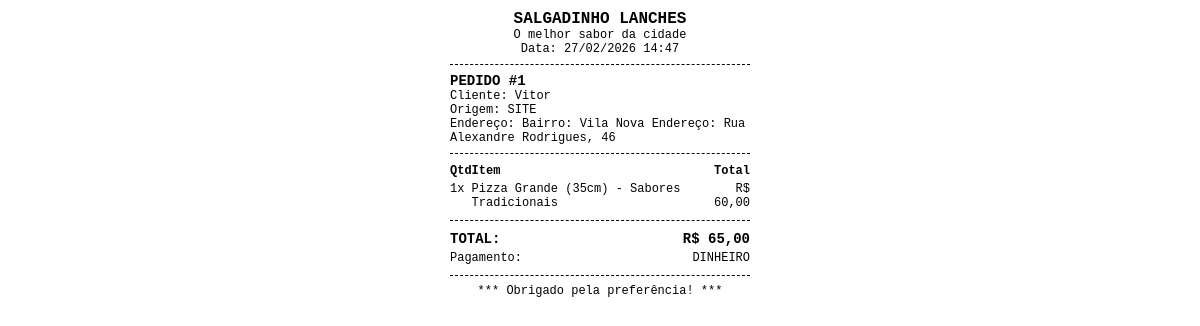
/imprimir/1/ (signed in), run on the app's committed database.
### core/models.py (models this page shows, shortened)
class Pedido(models.Model):
    STATUS_CHOICES = (
        ('AGUARDANDO_PAGAMENTO', 'Aguardando Pagamento'),
        ('NOVO', 'Novo Pedido'),
        ('CONFIRMADO', 'Confirmado/Cozinha'),
        ('PRONTO', 'Pronto para Retirada/Entrega'),
        ('EM_TRANSITO', 'Saiu para Entrega'),
        ('AGUARDANDO_CAIXA', 'Aguardando Pagamento na Mesa'),
        ('ENTREGUE', 'Finalizado'),
        ('CANCELADO', 'Cancelado'),
    )
    ORIGEM_CHOICES = (
        ('SITE', 'Site/App'),
        ('WHATSAPP', 'Bot WhatsApp'),
        ('MESA', 'Mesa (QR Code)'),
        ('BALCAO', 'Balcão/Caixa'),
    )
    TIPO_ENTREGA_CHOICES = [
        ('ENTREGA', 'Delivery'),
        ('RETIRADA', 'Retirada na Loja'),
        ('MESA', 'Servir na Mesa')
    ]
    restaurante = models.ForeignKey(Restaurante, on_delete=models.CASCADE)
    id_pedido = models.UUIDField(default=uuid.uuid4, editable=False)
    numero_diario = models.IntegerField('Senha do Dia', null=True, blank=True)
    origem = models.CharField(max_length=20, choices=ORIGEM_CHOICES)
    motoboy_lat = models.CharField(max_length=50, blank=True, null=True)
    motoboy_lng = models.CharField(max_length=50, blank=True, null=True)
    cliente_nome = models.CharField(max_length=100, blank=True)
    cliente_whatsapp = models.CharField(max_length=20, blank=True)
    endereco_entrega = models.TextField(blank=True)
    mesa = models.ForeignKey(Mesa, on_delete=models.SET_NULL, null=True, blank=True)
    entregador = models.ForeignKey(Entregador, on_delete=models.SET_NULL, null=True, blank=True)
    link_rastreio = models.URLField(blank=True, null=True)
    status = models.CharField(max_length=20, choices=STATUS_CHOICES, default='NOVO')
    forma_pagamento = models.CharField(max_length=50, blank=True)
    total = models.DecimalField(max_digits=10, decimal_places=2, default=0.00)
    taxa_entrega = models.DecimalField(max_digits=6, decimal_places=2, default=0.00)
    tipo_entrega = models.CharField(max_length=20, choices=TIPO_ENTREGA_CHOICES, default='ENTREGA')
    criado_em = models.DateTimeField(auto_now_add=True)
    atualizado_em = models.DateTimeField(auto_now=True)

class ItemPedido(models.Model):
    pedido = models.ForeignKey(Pedido, related_name='itens', on_delete=models.CASCADE)
    produto = models.ForeignKey(Produto, on_delete=models.PROTECT)
    quantidade = models.IntegerField(default=1)
    preco_unitario = models.DecimalField(max_digits=10, decimal_places=2)
    adicionais = models.ManyToManyField(Adicional, blank=True)
    observacao = models.TextField(blank=True, help_text="Ex: Sem cebola")

class Produto(models.Model):
    restaurante = models.ForeignKey(Restaurante, on_delete=models.CASCADE)
    categoria = models.ForeignKey(Categoria, on_delete=models.PROTECT)
    nome = models.CharField(max_length=100)
    descricao = models.TextField(blank=True)
    preco = models.DecimalField(max_digits=10, decimal_places=2)
    imagem = models.ImageField(upload_to='produtos/', blank=True, null=True)
    ativo = models.BooleanField(default=True)
    tempo_preparo_estimado = models.IntegerField(default=20, help_text="Minutos")
    adicionais_disponiveis = models.ManyToManyField(Adicional, blank=True)
    sabores = models.CharField(max_length=500, blank=True, null=True, help_text="Ex: Coxinha, Bolinha de Queijo, Kibe (separe por vírgula)")
    TIPO_ESCOLHA_CHOICES = (
        ('CHECKBOX', 'Múltipla Escolha (Ex: Pizza Meio a Meio, Açaí)'),
        ('QUANTIDADE', 'Quantidade Exata (Ex: 100 Salgadinhos)'),
    )
    tipo_escolha_sabores = models.CharField(
        max_length=15,
        choices=TIPO_ESCOLHA_CHOICES,
        default='CHECKBOX',
        verbose_name="Como o cliente escolhe os Sabores?"
    )
    limite_sabores = models.IntegerField(
        default=2,
        verbose_name="Limite de Sabores / Quantidade permitida"
    )

### core/views.py (the view)
# urls.py: path('imprimir/<int:pedido_id>/', imprimir_cupom, name='imprimir_cupom'),
@login_required(login_url='/accounts/login/')
def imprimir_cupom(request, pedido_id):
    restaurante = request.user.restaurante_saas
    pedido = get_object_or_404(Pedido, id=pedido_id, restaurante=restaurante)
    contexto = { 'pedido': pedido, 'data_hora': timezone.localtime(pedido.criado_em).strftime("%d/%m/%Y %H:%M") }
    return render(request, 'core/imprimir.html', contexto)

### core/templates/core/imprimir.html (shortened to what this page needs)
<!DOCTYPE html>
<html lang="pt-br">
<head>
</head>
<body>
    <div class="center bold" style="font-size: 16px;">SALGADINHO LANCHES</div>
    <div class="center">O melhor sabor da cidade</div>
    <div class="center">Data: {{ data_hora }}</div>
    <div class="divider"></div>
    <div class="bold" style="font-size: 14px;">PEDIDO #{{ pedido.id }}</div>
    <div>Cliente: {{ pedido.cliente_nome }}</div>
    {% if pedido.origem == 'SITE' or pedido.origem == 'BALCAO' %}
        <div>Origem: {{ pedido.origem }}</div>
        {% if pedido.endereco_entrega %}
            <div>Endereço: {{ pedido.endereco_entrega }}</div>
        {% endif %}
    {% else %}
        <div class="bold" style="font-size: 16px;">MESA: {{ pedido.mesa.numero }}</div>
    {% endif %}
    <div class="divider"></div>
    <table>
        <thead>
            <tr>
                <th>Qtd</th>
                <th>Item</th>
                <th class="right">Total</th>
            </tr>
        </thead>
        <tbody>
            {% for item in pedido.itens.all %}
            <tr>
                <td valign="top">{{ item.quantidade }}x</td>
                <td>
                    {{ item.produto.nome }}
                </td>
                <td class="right" valign="top">R$ {{ item.preco_unitario }}</td>
            </tr>
            {% endfor %}
        </tbody>
    </table>
    <div class="divider"></div>
    <table>
        <tr>
            <td class="bold" style="font-size: 14px;">TOTAL:</td>
            <td class="right bold" style="font-size: 14px;">R$ {{ pedido.total|floatformat:2 }}</td>
        </tr>
        <tr>
            <td>Pagamento:</td>
            <td class="right">{{ pedido.forma_pagamento }}</td>
        </tr>
    </table>
    <div class="divider"></div>
    <div class="center">*** Obrigado pela preferência! ***</div>
    <br><br><br>
</body>
</html>

### core/templates/core/imprimir.html (style rules this page uses)
body { font-family: 'Courier New', Courier, monospace; font-size: 12px; width: 300px; margin: 0 auto; padding: 10px; color: black; }
.center { text-align: center; }
.bold { font-weight: bold; }
.divider { border-bottom: 1px dashed black; margin: 8px 0; }
table { width: 100%; border-collapse: collapse; }
th, td { text-align: left; padding: 2px 0; }
.right { text-align: right; }

### data on the page
Pedido: id "1", cliente_nome "Vitor", origem "SITE", endereco_entrega "Bairro: Vila Nova Endereço: Rua Alexandre Rodrigues, 46", total "65,00", forma_pagamento "DINHEIRO"
ItemPedido: quantidade "1", produto.nome "Pizza Grande (35cm) - Sabores Tradicionais", preco_unitario "60,00"

### other printed values
{{ data_hora }} "27/02/2026 14:47"
